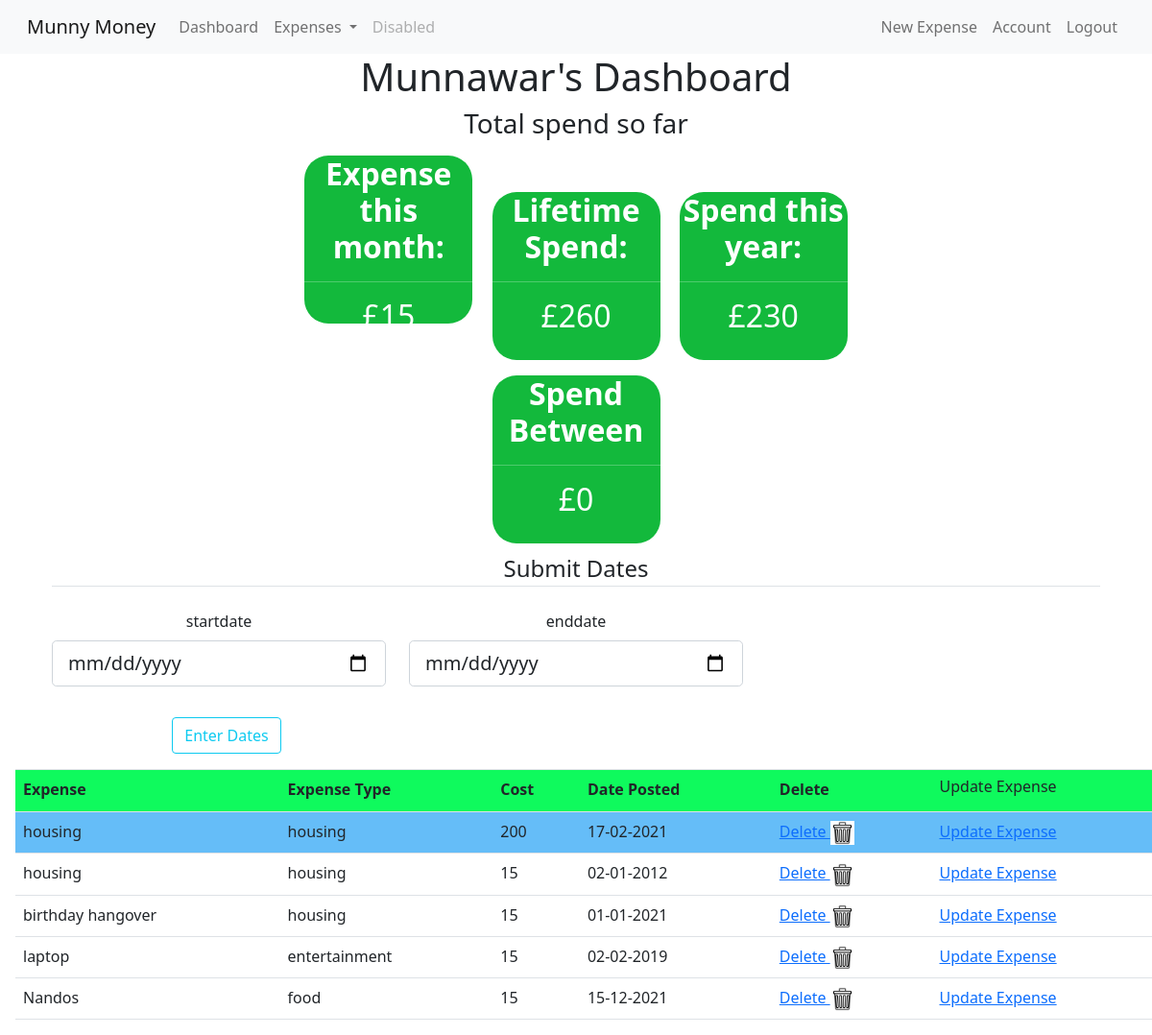
Screenshot of /start (signed in) with the database file from the repository.
### budget_app/models.py (models this page shows, shortened)
class User(db.Model, UserMixin):
    id = db.Column(db.Integer, primary_key=True)
    email = db.Column(db.String(120), unique=True, nullable=False)
    username = db.Column(db.String(20), unique=True, nullable=False)
    password = db.Column(db.String(60), nullable=False)
    total_cost = db.Column(db.Integer, nullable=False, default = 0)
    expense = db.relationship('Expense', backref='user', lazy=True)

class Expense(db.Model):
    id = db.Column(db.Integer, primary_key=True)
    vendor = db.Column(db.String(100), nullable=False)
    expense_type = db.Column(db.String(50), nullable=False)
    cost = db.Column(db.Integer, nullable=False)
    date_posted = db.Column(db.DateTime, nullable=False, default=datetime.utcnow)
    user_id = db.Column(db.Integer, db.ForeignKey('user.id'), nullable=False)

### budget_app/routes.py (the view, shortened to what this page needs)
@app.route('/start', methods=['GET', 'POST'])
@login_required
def start():
    expenseData = Expense.query.filter_by(user_id = session["user_id"])
    print(expenseData)
    totalSpend = []
    form = GetDateRange()
    flag = False
    current_date = datetime.date.today()
    current_month = current_date.month
    current_year = current_date.year
    spend_this_month = 0
    spend_this_year = 0
    spend = 0
    for cost in expenseData:
        i = cost.cost
        totalSpend.append(i)
        year = (cost.date_posted.year)
        month = (cost.date_posted.month)
        if flag:
            if startdate <= cost.date_posted <= enddate:
                spend += cost.cost
        if year == current_year:
            spend_this_year += cost.cost
            if month == current_month:
                spend_this_month += cost.cost
    totalSpend = sum(totalSpend)
    headings = ("Expense", "Expense Type", "Cost", "Date Posted", "Delete")
    expenses = Expense.query.filter_by(user_id = session["user_id"])
    return render_template('start.html', expenseData=expenseData, totalSpend=totalSpend, expenses=expenses, headings=headings, form=form, spend_this_month=spend_this_month, spend_this_year=spend_this_year, spend=spend)

### budget_app/daterange.py
class GetDateRange(FlaskForm):
    startdate = DateField('startdate',format='%Y-%m-%d')
    enddate = DateField('enddate',format='%Y-%m-%d')
    submit = SubmitField('Enter Dates')

### budget_app/models.py (called while the page is built)
@login_manager.user_loader
def load_user(user_id):
    return User.query.get(int(user_id))

### budget_app/templates/start.html (shortened to what this page needs)
{% extends 'base.html' %}
{% block head %}
<link rel="stylesheet" href="/static/styles.css" />
{% endblock %}
{% block body %}
    <h1>{{current_user.username.title()}}'s Dashboard </h1>
    <h3>Total spend so far </h3>
    {% if current_user.is_authenticated %}
<div class="container">
    <div class="block" style="color:blue"><h2 style="color:white"><strong>Expense this month: </strong><hr>£{{ spend_this_month }}</h2></div>
    <div class="block" style="color:white"><h2 style="color:white"><strong>Lifetime Spend: </strong> <hr> £{{ totalSpend }}  </h2></div>
    <div class="block" style="color:darkred"><h2 style="color:white"><strong>Spend this year: </strong><hr>£{{ spend_this_year }}</h2></div>
    <br>
    <div class="block" style="color:darkred">
        <h2 style="color:white">
            <strong>Spend Between </strong><hr>£{{ spend }}</h2></div>
            <form method="POST" action="">
                <fieldset class="form-group">
                    <legend class="border-bottom mb-4">Submit Dates</legend>
                    <div class="row">
                    <div class="form-group col-sm-4">
                        {{ form.startdate.label(class="form-control-label") }}
                        {% if form.startdate.errors %}
                            {{ form.startdate(class="form-control form-control-lg is-invalid") }}
                            <div class="invalid-feedback">
                                {% for error in form.startdate.errors %}
                                    <span>{{ error }}</span>
                                {% endfor %}
                            </div>
                        {% else %}
                            {{ form.startdate(class="form-control form-control-lg") }}
                        {% endif %}
                    </div>
                    <div class="form-group col-sm-4">
                        {{ form.enddate.label(class="form-control-label") }}
                        {% if form.enddate.errors %}
                            {{ form.enddate(class="form-control form-control-lg is-invalid") }}
                            <div class="invalid-feedback">
                                {% for error in form.enddate.errors %}
                                    <span>{{ error }}</span>
                                {% endfor %}
                            </div>
                        {% else %}
                            {{ form.enddate(class="form-control form-control-lg") }}
                        {% endif %}
                    </div>
                </fieldset>
                <div class="form-group col-sm-4">
                    {{ form.submit(class="btn btn-outline-info") }}
                </div>
                </div>
</div>
    {% endif %}
    <table class="table">
        <tr class="table__header">
        {% for header in headings %}
        <th class="table__cell">{{ header }}</th>
        {% endfor %}
        <td class="table__cell"><h6>Update Expense</h6>
        </td>
        </tr>
        <tr class="table__row">
        {% for item in expenses %}
            <td class= "table__cell">{{ item.vendor }}</td>
            <td class= "table__cell">{{ item.expense_type }}</td>
            <td class= "table__cell">{{ item.cost }}</td>
            <td class= "table__cell">{{ item.date_posted.strftime('%d-%m-%Y') }}</td>
            <td> <a href="{{ url_for('delete_expense', expense_id=item.id) }}"> Delete <img border="5" alt="Delete Expense" src="{{url_for('static', filename='garbage_can.png')}}" width="25" height="25"></a></td>
            <td> <a href="{{ url_for('expense', expense_id=item.id) }}">Update Expense</a></td>
        </tr>
        {% endfor %}
    </table>
{% endblock %}

### budget_app/templates/base.html (shortened to what this page needs)
<!DOCTYPE html>
<html lang="en">
<head>
    <link rel="stylesheet" href="https://maxcdn.bootstrapcdn.com/bootstrap/4.0.0/css/bootstrap.min.css">
    <link href="https://cdn.jsdelivr.net/npm/bootstrap@5.0.0-beta1/dist/css/bootstrap.min.css" rel="stylesheet">
    {% block head %} {% endblock %}
</head>
<body>
  <header class="site-header">
    <nav class="navbar navbar-expand-lg navbar-light bg-light">
      <div class="container-fluid">
        <a class="navbar-brand" href="{{ url_for('index') }}">Munny Money</a>
        {% if current_user.is_authenticated %}
        <div class="collapse navbar-collapse" id="navbarSupportedContent">
          <ul class="navbar-nav me-auto mb-2 mb-lg-0">
            <li class="nav-item">
              <a class="nav-link" href="{{ url_for('start') }}">Dashboard</a>
            </li>
            <li class="nav-item dropdown">
              <a class="nav-link dropdown-toggle" href="#" id="navbarDropdown" role="button" data-bs-toggle="dropdown" aria-expanded="false">
                Expenses
              </a>
            </li>
            <li class="nav-item">
              <a class="nav-link disabled" href="#" tabindex="-1" aria-disabled="true">Disabled</a>
            </li>
            {% endif %}
          </ul>
          <div class="navbar-nav">
            {% if current_user.is_authenticated %}
            <a class="nav-link" href="{{ url_for('new_expense') }}">New Expense</a>
            <a class="nav-link" href="{{ url_for('account') }}">Account</a>
            <a class="nav-link" href="{{ url_for('logout') }}">Logout</a>
            {% else %}
              <a class="nav-link" href="{{ url_for('login') }}">Login</a>
              <a class="nav-link" href="{{ url_for('register') }}">Register</a>
            {% endif %}
        </div>
      </div>
    </nav>
    </header>
    <div class="container">
        {% block body %} {% endblock %}
</body>
</html>

### budget_app/static/styles.css (style rules this page uses)
.table { border-spacing: 0; margin: 1rem; }
.table__row:nth-child(even) { background-color: rgb(101, 189, 248); }
.table__header { text-align: left; background-color: rgb(15, 250, 93); }
.table__cell { padding: 8px; }

### budget_app/templates/start.html (style rules this page uses)
h1 { text-align: center; }
h3 { text=align: center; }
div { text-align: center; }
.block { display: inline-block; width: 175px; height: 175px; border-radius: 25px; background-color: rgb(19, 185, 60); margin: 8px }
.container { text-align: center; }

### rows the page displays
User: username "Munnawar"
Expense: vendor "housing", expense_type "housing", cost "200", date_posted "17-02-2021"
Expense: vendor "housing", expense_type "housing", cost "15", date_posted "02-01-2012"
Expense: vendor "birthday hangover", expense_type "housing", cost "15", date_posted "01-01-2021"
Expense: vendor "laptop", expense_type "entertainment", cost "15", date_posted "02-02-2019"
Expense: vendor "Nandos", expense_type "food", cost "15", date_posted "15-12-2021"

### other values shown
{{ spend_this_month }} "15"
{{ totalSpend }} "260"
{{ spend_this_year }} "230"
{{ spend }} "0"
{{ header }} "Expense" "Expense Type" "Cost" "Date Posted" "Delete"
